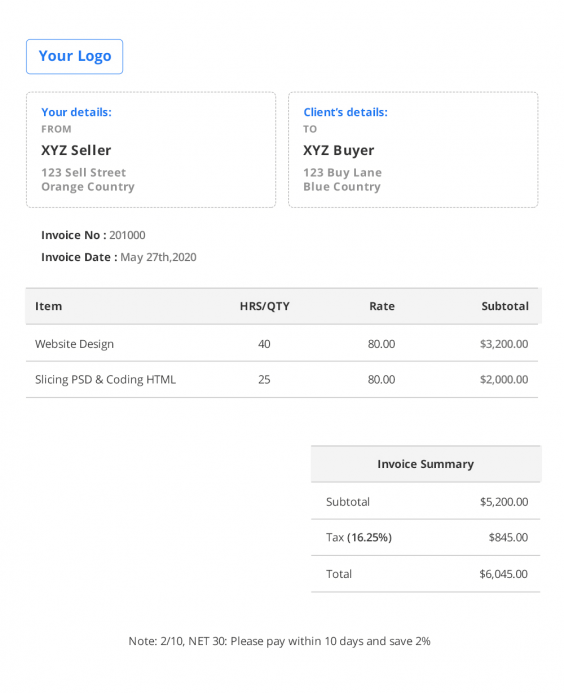
#> input picture invoice.png, 564 x 693 px
$ python ocr.py
#> lines starting #> are read from the running program, lines starting #| are printed output that depends on the picture
from __future__ import print_function
import cv2
import numpy as np

# Step 1: Manually define region of interest for invoice

invoice_subject  = ['your detail', 'client detail', 'invoice number & invoice date', 'product', 'invoice summary']
subject_top_left = [(28,93),(290,93),(29,219),(26,324),(314,479)]
subject_bottom_right = [(280,200),(540,206),(223,273),(538,397),(538,590)]

# Step 2: align reference picture and input picture
imageFilename = 'invoice_raw1'
refFilename = "invoice.png"
imFilename = f"input_images/{imageFilename}.jpg"
concate_img = "matches.jpg"
outFilename = "aligned.jpg"
output_text_file = f"{imageFilename}.txt"

MAX_FEATURES = 500
GOOD_MATCH_PERCENT = 0.15

def alignImages(im1, im2):

  # Convert images to grayscale
  im1Gray = cv2.cvtColor(im1, cv2.COLOR_BGR2GRAY)
  im2Gray = cv2.cvtColor(im2, cv2.COLOR_BGR2GRAY)

  # Detect ORB features and compute descriptors.    #Oriented Fast and Rotated Brief
  # FAST to find key point -> Harris Corner find top N points -> pyramid get multiscale feature ->
  # BRIEF descriptor
  orb = cv2.ORB_create(MAX_FEATURES)
  keypoints1, descriptors1 = orb.detectAndCompute(im1Gray, None)
  keypoints2, descriptors2 = orb.detectAndCompute(im2Gray, None)

  # Match features.
  matcher = cv2.DescriptorMatcher_create(cv2.DESCRIPTOR_MATCHER_BRUTEFORCE_HAMMING)
  matches = matcher.match(descriptors1, descriptors2, None)

  # Sort matches by score
  matches.sort(key=lambda x: x.distance, reverse=False)

  # Remove not so good matches
  numGoodMatches = int(len(matches) * GOOD_MATCH_PERCENT)
  matches = matches[:numGoodMatches]

  # Draw top matches
  imMatches = cv2.drawMatches(im1, keypoints1, im2, keypoints2, matches, None)
  cv2.imwrite(concate_img, imMatches)

  # Extract location of good matches
  points1 = np.zeros((len(matches), 2), dtype=np.float32)
  points2 = np.zeros((len(matches), 2), dtype=np.float32)

  for i, match in enumerate(matches):
    points1[i, :] = keypoints1[match.queryIdx].pt
    points2[i, :] = keypoints2[match.trainIdx].pt

  # Find homography
  h, mask = cv2.findHomography(points1, points2, cv2.RANSAC)

  # Use homography
  height, width, channels = im2.shape
  im1Reg = cv2.warpPerspective(im1, h, (width, height))

  return im1Reg, h


if __name__ == '__main__':

  # Read reference image
  print("Reading reference image : ", refFilename)
  imReference = cv2.imread(refFilename, cv2.IMREAD_COLOR)
#> imReference is the input picture: shape (693, 564, 3); mean B, G, R 250.9, 250.7, 250.5

  # Read image to be aligned
  print("Reading image to align : ", imFilename);
  im = cv2.imread(imFilename, cv2.IMREAD_COLOR)
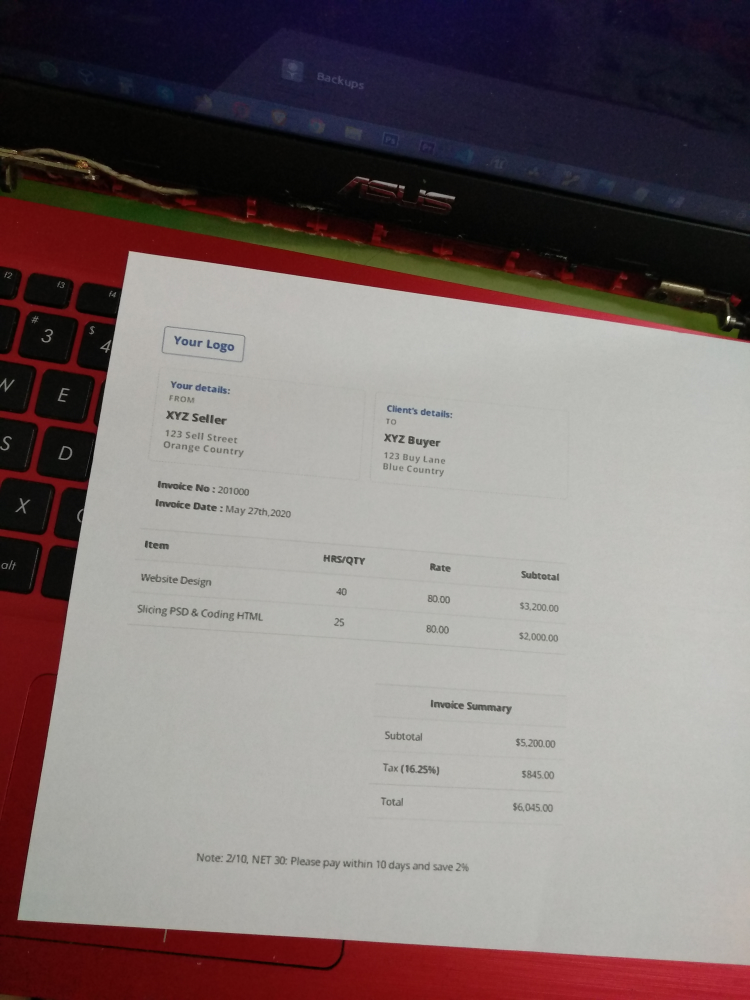
#> input picture input_images/invoice_raw1.jpg, 3000 x 4000 px (shown at 1/4 size)
#> im is the input picture: shape (4000, 3000, 3); mean B, G, R 114.2, 114.5, 126

  print("Aligning images ...")
  # Registered image will be resotred in imReg.
  # The estimated homography will be stored in h.
  imReg, h = alignImages(im, imReference)
#> in alignImages, `im1Gray = cv2.cvtColor(im1, cv2.COLOR_BGR2GRAY)`:
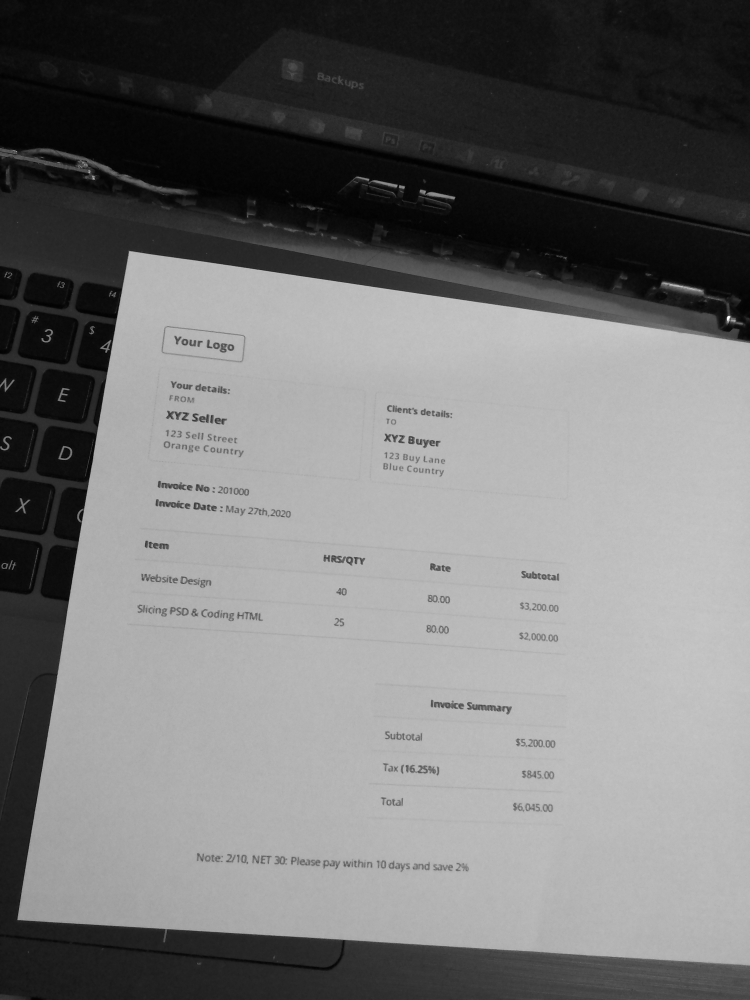
#> im1Gray: shape (4000, 3000) (shown at 1/4 size); min 0, max 254, mean 117.9
#> in alignImages, `keypoints1, descriptors1 = orb.detectAndCompute(im1Gray, None)`: keypoints1 = 500 keypoints; strongest (x, y, size): (2916, 1267, 77.1), (2918, 1267, 64.3), (2909, 1269, 64.3), (2919, 1267, 53.6)
#> in alignImages, `keypoints2, descriptors2 = orb.detectAndCompute(im2Gray, None)`: keypoints2 = 500 keypoints; strongest (x, y, size): (337, 152, 31), (76, 151, 31), (340, 152, 31), (349, 153, 31)
#> in alignImages, `matches = matcher.match(descriptors1, descriptors2, None)`: matches = 500 matches
#> (the run stopped early here; a loop or call above may not have finished)
